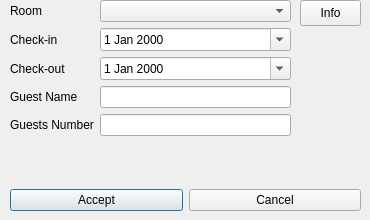
<?xml version="1.0" encoding="UTF-8"?>
<ui version="4.0">
 <class>DialogBookingAdd</class>
 <widget class="QDialog" name="DialogBookingAdd">
  <property name="geometry">
   <rect>
    <x>0</x>
    <y>0</y>
    <width>370</width>
    <height>220</height>
   </rect>
  </property>
  <property name="windowTitle">
   <string>Add New Booking</string>
  </property>
  <widget class="QWidget" name="formLayoutWidget">
   <property name="geometry">
    <rect>
     <x>10</x>
     <y>0</y>
     <width>281</width>
     <height>174</height>
    </rect>
   </property>
   <layout class="QFormLayout" name="formLayout">
    <item row="0" column="0">
     <widget class="QLabel" name="label">
      <property name="text">
       <string>Room</string>
      </property>
     </widget>
    </item>
    <item row="2" column="0">
     <widget class="QLabel" name="label_3">
      <property name="text">
       <string>Check-out</string>
      </property>
     </widget>
    </item>
    <item row="2" column="1">
     <widget class="QDateEdit" name="txtCheckOut">
      <property name="calendarPopup">
       <bool>true</bool>
      </property>
     </widget>
    </item>
    <item row="3" column="1">
     <widget class="QLineEdit" name="txtGuestName"/>
    </item>
    <item row="4" column="0">
     <widget class="QLabel" name="label_5">
      <property name="text">
       <string>Guests Number</string>
      </property>
     </widget>
    </item>
    <item row="4" column="1">
     <widget class="QLineEdit" name="txtGuestsNumber"/>
    </item>
    <item row="0" column="1">
     <widget class="QComboBox" name="cmbRooms"/>
    </item>
    <item row="1" column="0">
     <widget class="QLabel" name="label_2">
      <property name="text">
       <string>Check-in</string>
      </property>
     </widget>
    </item>
    <item row="1" column="1">
     <widget class="QDateEdit" name="txtCheckIn">
      <property name="calendarPopup">
       <bool>true</bool>
      </property>
     </widget>
    </item>
    <item row="3" column="0">
     <widget class="QLabel" name="label_4">
      <property name="text">
       <string>Guest Name</string>
      </property>
     </widget>
    </item>
   </layout>
  </widget>
  <widget class="QWidget" name="horizontalLayoutWidget">
   <property name="geometry">
    <rect>
     <x>10</x>
     <y>180</y>
     <width>351</width>
     <height>41</height>
    </rect>
   </property>
   <layout class="QHBoxLayout" name="horizontalLayout_2">
    <item>
     <widget class="QPushButton" name="btnAccept">
      <property name="text">
       <string>Accept</string>
      </property>
     </widget>
    </item>
    <item>
     <widget class="QPushButton" name="btnCancel">
      <property name="text">
       <string>Cancel</string>
      </property>
     </widget>
    </item>
   </layout>
  </widget>
  <widget class="QPushButton" name="btnRoomInfo">
   <property name="geometry">
    <rect>
     <x>300</x>
     <y>0</y>
     <width>61</width>
     <height>26</height>
    </rect>
   </property>
   <property name="text">
    <string>Info</string>
   </property>
  </widget>
 </widget>
 <resources/>
 <connections/>
</ui>
